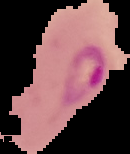
#> input picture dataset/Parasitized/C100P61ThinF_IMG_20150918_145609_cell_144.png, 130 x 154 px; its folder holds only this picture in this run
$ python generate_hex.py
#> lines starting #> are read from the running program, lines starting #| are printed output that depends on the picture
import cv2
import os

path="../dataset/Parasitized"

img_name=os.listdir(path)[0]

img=cv2.imread(os.path.join(path,img_name))
#> img is the input picture: shape (154, 130, 3); mean B, G, R 71.5, 69, 101.8

# grayscale
gray=cv2.cvtColor(img,cv2.COLOR_BGR2GRAY)
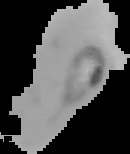
#> gray: shape (154, 130); min 0, max 189, mean 79.1

# resize smaller for easy simulation
gray=cv2.resize(gray,(64,64))
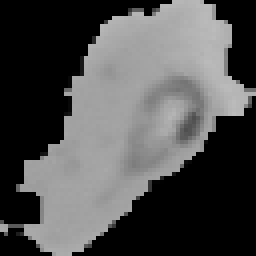
#> gray: shape (64, 64) (shown 4 times larger); min 0, max 187, mean 79

# output file
output_path="../hex_output/image.hex"

with open(output_path,"w") as f:

    for row in gray:

        for pixel in row:

            hex_value=format(pixel,'02x')

            f.write(hex_value+"\n")
#> this loop made 64 passes

print("HEX file generated successfully")

$ run again, on dataset/Parasitized/C106P67ThinF_IMG_20150924_102826_cell_143.png
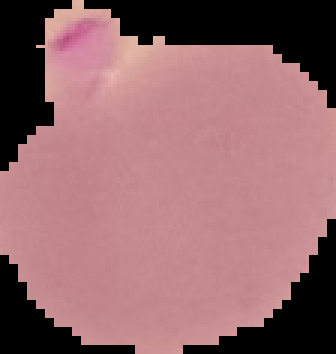
#> input picture dataset/Parasitized/C106P67ThinF_IMG_20150924_102826_cell_143.png, 112 x 118 px (shown 3 times larger)
#> img is the input picture: shape (118, 112, 3); mean B, G, R 107.5, 103.4, 147.3
#> `gray=cv2.cvtColor(img,cv2.COLOR_BGR2GRAY)`:
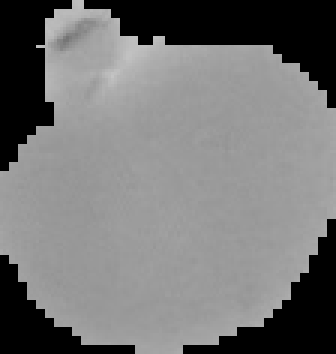
#> gray: shape (118, 112) (shown 3 times larger); min 0, max 196, mean 116.9
#> `gray=cv2.resize(gray,(64,64))`:
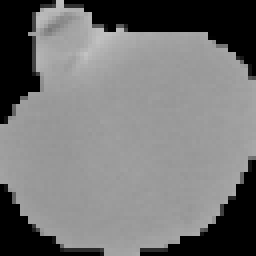
#> gray: shape (64, 64) (shown 4 times larger); min 0, max 194, mean 116.8
#> the loop `for row in gray: ` made 64 passes

$ run again, on dataset/Parasitized/C107P68ThinF_IMG_20150924_222630_cell_177.png
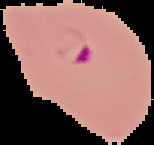
#> input picture dataset/Parasitized/C107P68ThinF_IMG_20150924_222630_cell_177.png, 154 x 145 px
#> img is the input picture: shape (145, 154, 3); mean B, G, R 93.7, 98.6, 137
#> `gray=cv2.cvtColor(img,cv2.COLOR_BGR2GRAY)`:
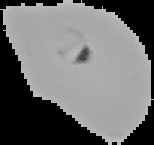
#> gray: shape (145, 154); min 0, max 191, mean 109.6
#> `gray=cv2.resize(gray,(64,64))`:
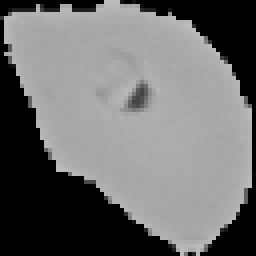
#> gray: shape (64, 64) (shown 4 times larger); min 0, max 189, mean 109.7
#> the loop `for row in gray: ` made 64 passes

$ run again, on dataset/Parasitized/C108P69ThinF_IMG_20150924_224038_cell_188.png
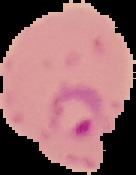
#> input picture dataset/Parasitized/C108P69ThinF_IMG_20150924_224038_cell_188.png, 136 x 175 px
#> img is the input picture: shape (175, 136, 3); mean B, G, R 106.2, 103.5, 148.9
#> `gray=cv2.cvtColor(img,cv2.COLOR_BGR2GRAY)`:
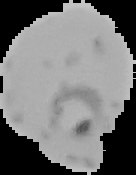
#> gray: shape (175, 136); min 0, max 197, mean 117.4
#> `gray=cv2.resize(gray,(64,64))`:
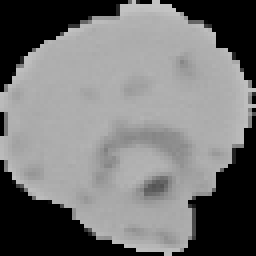
#> gray: shape (64, 64) (shown 4 times larger); min 0, max 197, mean 117.6
#> the loop `for row in gray: ` made 64 passes

$ run again, on dataset/Parasitized/C101P62ThinF_IMG_20150923_170110_cell_13.png
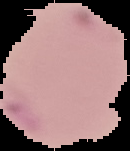
#> input picture dataset/Parasitized/C101P62ThinF_IMG_20150923_170110_cell_13.png, 130 x 151 px
#> img is the input picture: shape (151, 130, 3); mean B, G, R 115.3, 115.2, 148.2
#> `gray=cv2.cvtColor(img,cv2.COLOR_BGR2GRAY)`:
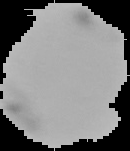
#> gray: shape (151, 130); min 0, max 192, mean 125.1
#> `gray=cv2.resize(gray,(64,64))`:
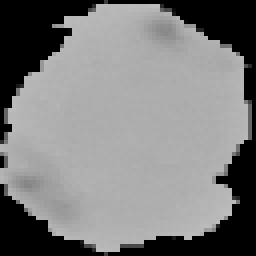
#> gray: shape (64, 64) (shown 4 times larger); min 0, max 189, mean 125.1
#> the loop `for row in gray: ` made 64 passes
